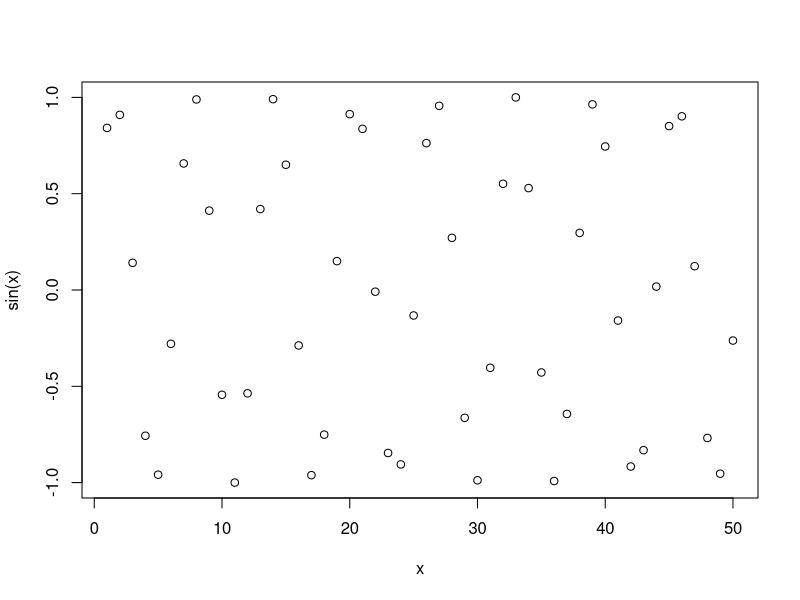
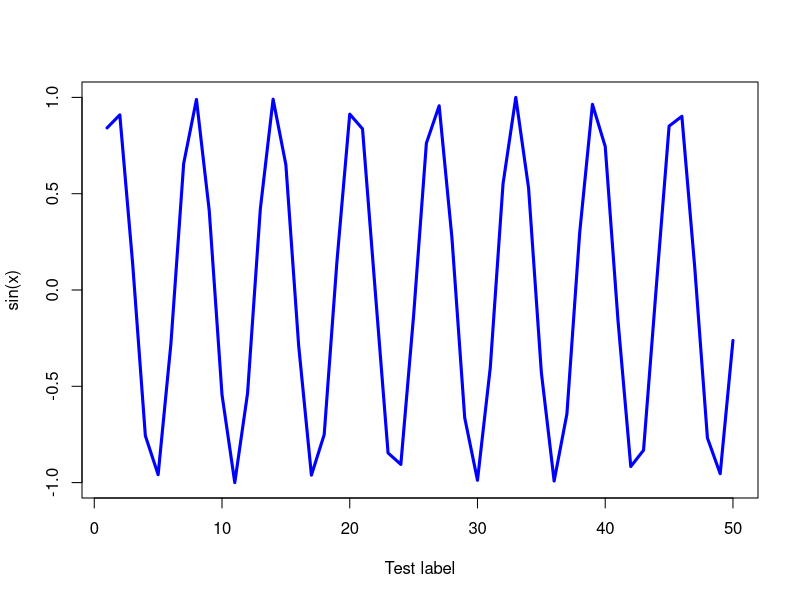

These charts were generated, in order, by the following R code:
#'---
#'title: "R Language Basics"
#'author: "Pierce Ford (PID: A59010464)"
#'output: github_document
#'---

# Example for week 3
x <- 1:50

x

plot(x, sin(x))

plot(x, sin(x), type="l", col="blue", lwd=3, xlab="Test label")

